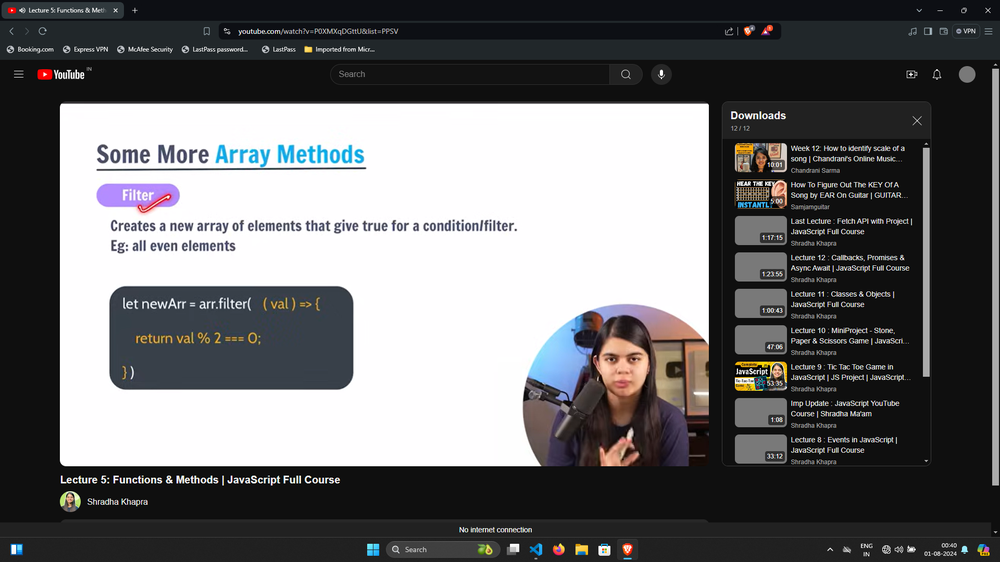
#> input picture data/hi.png, 1000 x 562 px, shrunk from 1920 x 1080 before the run, found by its file name
$ python 1st.py
#> lines starting #> are read from the running program, lines starting #| are printed output that depends on the picture
from PIL import Image
im_file = "data/hi.png"
im = Image.open(im_file)
#> im is the input picture: PIL image 1000x562 RGBA; mean R, G, B, A 107.6, 107.3, 108.7, 255
print(im.size) #to see the size of my image
#| (1000, 562)
#to show the image
im.show()
# i can also rotate images by calling function rotate(degree)
im1 = im.rotate(90)
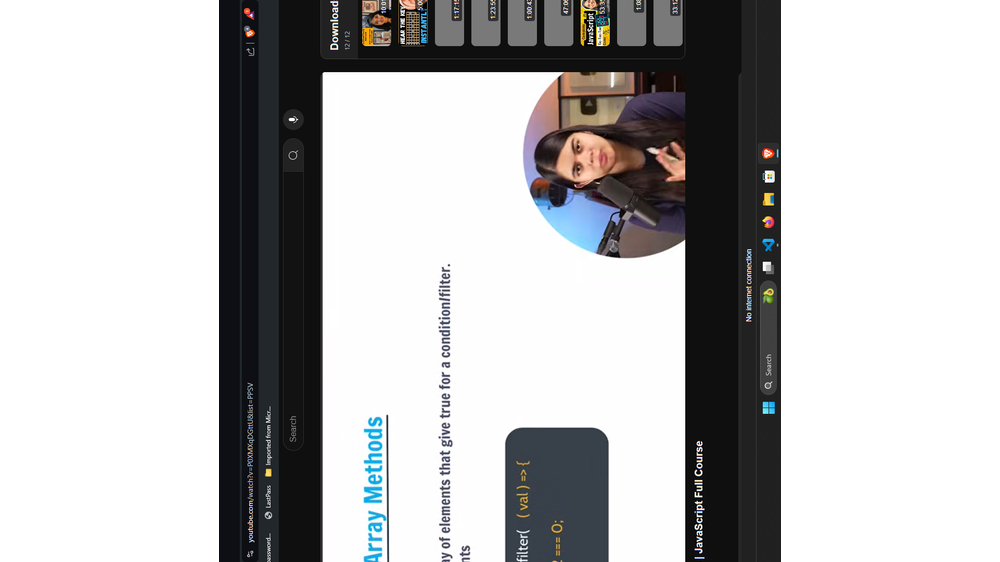
#> im1: PIL image 1000x562 RGBA; mean R, G, B, A 75.7, 75.4, 76.1, 143.3; transparent parts drawn white
# to save the image to this folder from the data folder
im1.save("programs/JS.png")
